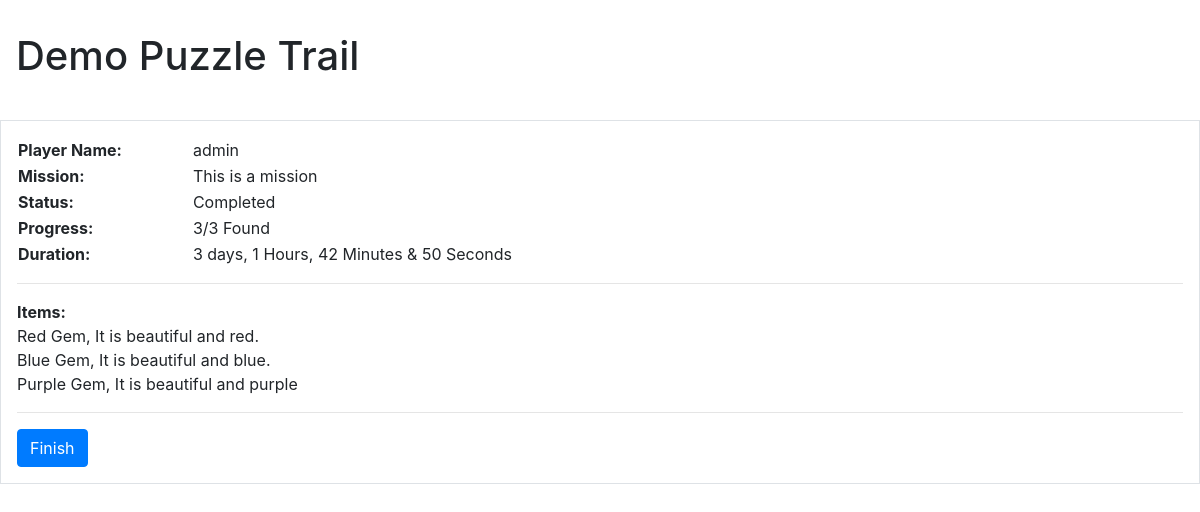
The app's page /game/ (signed in) with its own data.
### trail/models.py (models this page shows)
class Game(models.Model):
    game_name = models.CharField(max_length=120)
    game_mission = models.TextField(blank=True, null=True)
    game_player = models.ForeignKey(User, null=True, on_delete=models.SET_NULL)
    game_url = models.CharField(max_length=16)
    game_start = models.DateTimeField(auto_now_add=True)
    game_inventory = models.ManyToManyField(Item, blank=True)
    game_total_items = models.IntegerField(default=0)
    game_trail = models.ForeignKey(Trail, null=True, on_delete=models.SET_NULL)
    game_duration = models.DurationField(null=True)
    game_progress = models.IntegerField(default=0)
    game_status = models.CharField(default='Not Started', max_length=20)
    game_event_list = models.ManyToManyField(Events, blank=True)

class Item(models.Model):
    item_name = models.CharField(max_length=40, default="Item")
    item_description = models.TextField(max_length=200, default="This is an item")
    item_alt = models.CharField(max_length=40, default="This is an item")
    item_image = models.ImageField(upload_to='location_images', blank=True)

### trail/views.py (the view, shortened to what this page needs)
# urls.py: path('game/', game_main_view, name='game_main_view'),
@login_required(login_url='/login/')
def game_main_view(request): #, id):
    current_user = get_current_user(request)
    games_list = get_game_data(current_user)
    game_data = games_list[0]
    items = Item.objects.distinct().filter(game__in=games_list)
    print("You have the following items...")
    for item in items:
        print("> %s : %s" % (item.item_name, item.item_description))
    current_items = len(items)
    if current_items == game_data.game_total_items:
        trail_completed = True
    else:
        trail_completed = False
    game_duration = get_current_game_duration(game_data.game_start)
    game_duration_str = format_duration(game_duration)
    context = {
        "items": items,
        "current_items": current_items,
        "object": game_data,
        "duration": game_duration_str,
        "complete": trail_completed,
        }
    return render(request, "game/game_main.html", context)

### trail/utility_functions.py (called while the page is built)
def get_game_data(user):
    games_list = Game.objects.filter(game_player=user).order_by('-game_start')[:1]
    print(games_list)
    game_data = games_list[0]
    print(game_data)
    print('game_data.id = %s' % game_data.id)
    print('game_data.game_player = %s' % game_data.game_player)
    print('game_data.game_name = %s' % game_data.game_name)
    print('game_data.game_mission = %s' % game_data.game_mission)
    print('game_data.game_start = %s' % game_data.game_start)
    print('game_data.game_inventory = %s' % game_data.game_inventory)
    print('game_data.game_url = %s' % game_data.game_url)
    print('game_data.game_total_items = %s' % game_data.game_total_items)
    return games_list

def get_current_user(request):
    current_user = request.user
    print('Current User = %s' % current_user)
    return current_user

def get_current_game_duration(start_time):
    now = datetime.now(timezone.utc)
    game_duration = now - start_time
    return game_duration

def format_duration(time_delta):
    td = str(time_delta).split('.')[0]
    h,m,s = re.split(':', td)
    game_duration_str = ('%s Hours, %s Minutes & %s Seconds' % (h, m, s))
    return game_duration_str

### templates/game/game_main.html (shortened to what this page needs)
{% extends 'base.html' %}
{% block heading %}Demo Puzzle Trail{% endblock %}
{% block content %}
<div class="status">
    <table style="width:50%">
      <col width="30%">
      <col width="70%">
      <tr>
          <td><b>Player Name:</b></td>
        <td>{{ user }}</td>
      </tr>
      <tr>
        <td><b>Mission:</b></td>
        <td>{{ object.game_mission  }}</td>
      </tr>
      <tr>
        <td><b>Status:</b></td>
        <td>{{ object.game_status }}</td>
      </tr>
      <tr>
      <tr>
        <td><b>Progress:</b></td>
        <td>{{ current_items }}/{{ object.game_total_items }} Found</td>
      </tr>
      <tr>
        <td><b>Duration:</b></td>
        <td>{{ duration }} </td>
      </tr>
    </table>
    <hr>
    <p>
    <b>Items:</b><br>
        {% if current_items > 0 %}
            {% for instance in items %}
                {{ instance.item_name }}, {{ instance.item_description }}<br>
            {% endfor %}
        {% else %}
            You have no items.
        {% endif %}
    </p>
    <hr>
    {% if complete %}
        <form method="post">
            <input type="submit" class="btn btn-primary" name="end_button" value="Finish"/>
        </form>
    {% else %}
        <input type="submit" name="end_button" class="btn btn-primary" value="Finish" disabled/>
    {% endif %}
</div>
{% endblock %}

### records on screen
Game: game_mission "This is a mission", game_status "Completed", game_total_items "3"
Item: item_name "Red Gem", item_description "It is beautiful and red."
Item: item_name "Blue Gem", item_description "It is beautiful and blue."
Item: item_name "Purple Gem", item_description "It is beautiful and purple"

### other values on screen
{{ user }} "admin"
{{ current_items }} "3"
{{ duration }} "3 days, 1 Hours, 42 Minutes & 50 Seconds"
